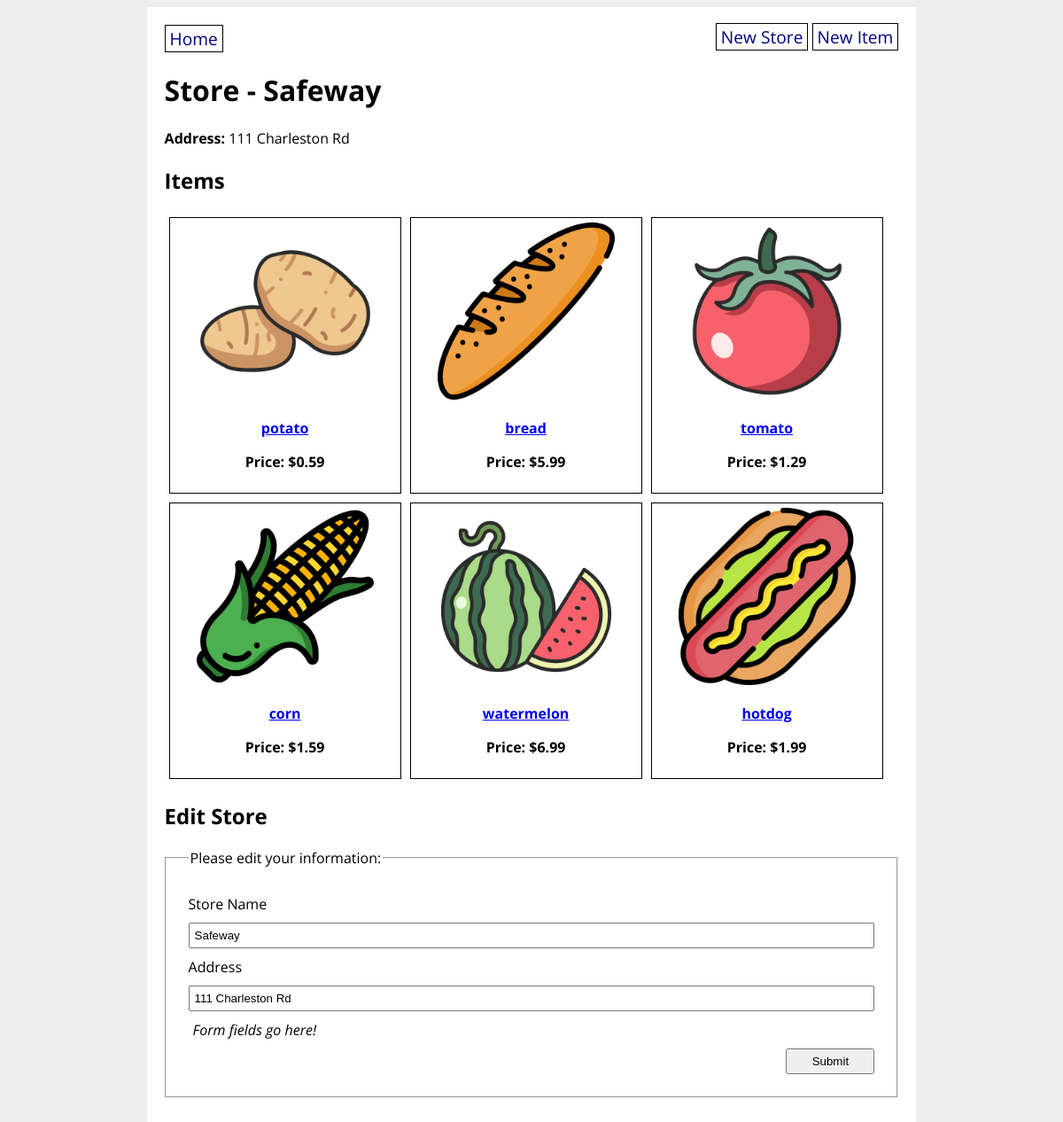
The page /store/1 on the database its author committed.
### grocery_app/models.py (models this page shows)
class GroceryStore(db.Model):
    id = db.Column(db.Integer, primary_key=True)
    title = db.Column(db.String(80), nullable=False)
    address = db.Column(db.String(200), nullable=False)
    items = db.relationship('GroceryItem', back_populates='store')

class GroceryItem(db.Model):
    id = db.Column(db.Integer, primary_key=True)
    name = db.Column(db.String(80), nullable=False)
    price = db.Column(db.Float(precision=2), nullable=False)
    category = db.Column(db.Enum(ItemCategory), default=ItemCategory.OTHER)
    photo_url = db.Column(URLType)
    store_id = db.Column(db.Integer, db.ForeignKey('grocery_store.id'), nullable=False)
    store = db.relationship('GroceryStore', back_populates='items')

### grocery_app/routes.py (the view)
@main.route('/store/<store_id>', methods=['GET', 'POST'])
def store_detail(store_id):
    store = GroceryStore.query.get(store_id)
    form = GroceryStoreForm(obj=store)
    if form.validate_on_submit():
        store.title = form.title.data
        store.address = form.address.data
        db.session.commit()
        flash("You have successfully updated the store!")
        return redirect(url_for('main.store_detail', store_id=store.id))
    return render_template('store_detail.html', store=store, form=form)

### grocery_app/forms.py
class GroceryStoreForm(FlaskForm):
    title = StringField('Store Name', validators=[DataRequired()])
    address = StringField('Address', validators=[DataRequired()])
    submit = SubmitField('Submit')

### grocery_app/templates/store_detail.html (shortened to what this page needs)
{% extends 'base.html' %}
{% block content %}
<h1>Store - {{ store.title }}</h1>
<strong>Address:</strong> {{ store.address }}
<h2>Items</h2>
<div class="items">
    {% for item in store.items %}
    <div class="item-details">
        <a href="/item/{{ item.id }}"><img src="{{ item.photo_url }}" alt="{{ item.name }}" width="200px">
        <p><strong>{{ item.name }}</strong></p></a>
        <p><strong>Price: ${{ item.price }}</strong></p>
    </div>
    {% endfor %}
</div>
<h2>Edit Store</h2>
<form method="POST" action="{{ url_for('main.store_detail', store_id = store.id) }}">
    <fieldset>
        <legend>Please edit your information:</legend>
        {{ form.title.label }}
        {{ form.title }}
        {{ form.address.label }}
        {{ form.address }}
        <p><em>Form fields go here!</em></p>
        <input type="submit" value="Submit">
    </fieldset>
</form>
{% endblock %}

### grocery_app/static/style.css (style rules this page uses)
body { display: flex; flex-direction: column; align-items: center; background-color: #eee; font-family: 'Open Sans', sans-serif; }
fieldset { display: flex; flex-direction: column; margin: 20px 0; padding: 20px; }
fieldset * { margin: 5px; }
fieldset input { padding: 5px; }
input[type=submit] { width: 100px; align-self: flex-end; }
div.items { display: flex; flex-direction: row; flex-wrap: wrap; }
div.item-details { border: 1px solid black; margin: 5px; padding: 5px; text-align: center; width: 250px; height: 300px; }

### rows shown on the page
GroceryStore: title "Safeway", address "111 Charleston Rd"
GroceryItem: photo_url (picture), name "potato", price "0.59"
GroceryItem: photo_url (picture), name "bread", price "5.99"
GroceryItem: photo_url (picture), name "tomato", price "1.29"
GroceryItem: photo_url (picture), name "corn", price "1.59"
GroceryItem: photo_url (picture), name "watermelon", price "6.99"
GroceryItem: photo_url (picture), name "hotdog", price "1.99"
